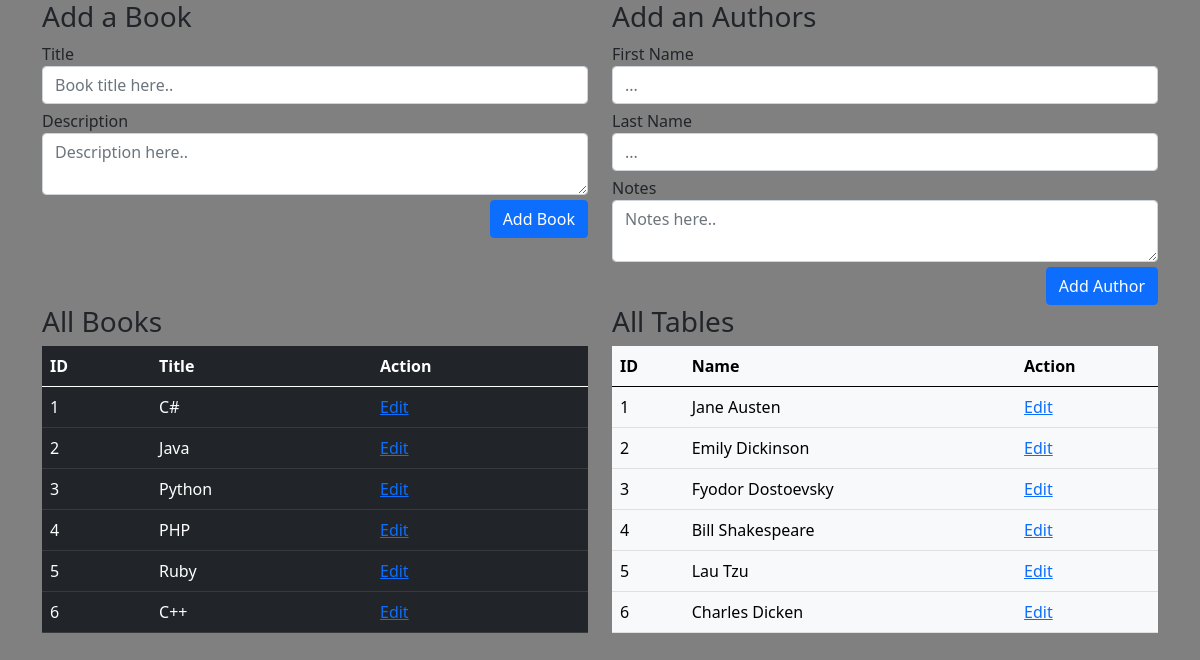
The page / on the database its author committed.
### books_authors_app/models.py (models this page shows, shortened)
class Book(models.Model):
    title = models.CharField(max_length=255)
    desc = models.TextField(null=True)
    created_at = models.DateTimeField(auto_now_add=True)
    updated_at = models.DateTimeField(auto_now=True)

class Author(models.Model):
    first_name = models.CharField(max_length=45)
    last_name = models.CharField(max_length=45)
    notes = models.TextField(null=True)
    created_at = models.DateTimeField(auto_now_add=True)
    updated_at = models.DateTimeField(auto_now=True)
    books = models.ManyToManyField(Book, related_name="authors")

### books_authors_app/views.py (the view)
# urls.py: path('',views.index),
def index(request):
    context={
        'all_Books': Book.objects.all(),
        'all_Authors': Author.objects.all()
    }
    return render(request,"index.html",context)

### books_authors_app/templates/index.html (shortened to what this page needs)
<!DOCTYPE html>
<html lang="en">
<head>
    <link href="https://cdn.jsdelivr.net/npm/bootstrap@5.0.1/dist/css/bootstrap.min.css" rel="stylesheet"
>
    {% load static %}
    <link rel="stylesheet" href="{% static 'style.css' %}">
</head>
<body>
    <div class="container">
        <div class="row">
            <div class="col-sm-6">
                <h3>Add a Book</h3>
                <form method="post" action="addBook">
                    <div class="form-group">
                        <label for="Title">Title</label>
                        <input type="text" class="form-control" name="title" placeholder="Book title here..">
                    </div>
                    <div class="form-group">
                        <label for="description">Description</label>
                        <textarea class="form-control" name="desc" placeholder="Description here.."></textarea>
                    </div>
                    <div class="form-group">
                        <button type="submit" class="btn btn-primary float-end">Add Book</button>
                    </div>
                </form>
            </div>
            <div class="col-sm-6">
                <h3>Add an Authors</h3>
                <form method="post" action="addAuthor">
                    <div class="form-group">
                        <label for="fname">First Name</label>
                        <input type="text" class="form-control" name="fname" placeholder="...">
                    </div>
                    <div class="form-group">
                        <label for="lname">Last Name</label>
                        <input type="text" class="form-control" name="lname" placeholder="...">
                    </div>
                    <div class="form-group">
                        <label for="description">Notes</label>
                        <textarea class="form-control" name="notes" placeholder="Notes here.."></textarea>
                    </div>
                    <div class="form-group">
                        <button type="submit" class="btn btn-primary float-end">Add Author</button>
                    </div>
                </form>
            </div>
        </div>
        <div class="row">
            <div class="col-sm-6">
                <h3>All Books</h3>
                <table class="table table-dark">
                    <thead>
                        <tr>
                            <th scope="col">ID</th>
                            <th scope="col">Title</th>
                            <th scope="col">Action</th>
                        </tr>
                    </thead>
                    <tbody>
                        {% for book in all_Books %}
                        <tr>
                            <td>{{book.id}}</td>
                            <td>{{book.title}}</td>
                            <td>
                                <a href="editBook/{{book.id}}">Edit</a>
                            </td>
                        </tr>
                        {% endfor %}
                    </tbody>
                </table>
            </div>
            <div class="col-sm-6">
                <h3>All Tables</h3>
                <table class="table table-light">
                    <thead>
                        <tr>
                            <th scope="col">ID</th>
                            <th scope="col">Name</th>
                            <th scope="col">Action</th>
                        </tr>
                    </thead>
                    <tbody>
                        {% for author in all_Authors %}
                        <tr>
                            <td>{{author.id}}</td>
                            <td>{{author.first_name}} {{author.last_name}}</td>
                            <td>
                                <a href="editAuthor/{{author.id}}">Edit</a>
                            </td>
                        </tr>
                        {% endfor %}
                    </tbody>
                </table>
            </div>
        </div>
    </div>
</body>
</html>

### books_authors_app/static/style.css (style rules this page uses)
body { background-color: grey; }
.form-group { padding-bottom: 5px; }

### rows shown on the page
Book: id "1", title "C#"
Book: id "2", title "Java"
Book: id "3", title "Python"
Book: id "4", title "PHP"
Book: id "5", title "Ruby"
Book: id "6", title "C++"
Author: id "1", first_name "Jane", last_name "Austen"
Author: id "2", first_name "Emily", last_name "Dickinson"
Author: id "3", first_name "Fyodor", last_name "Dostoevsky"
Author: id "4", first_name "Bill", last_name "Shakespeare"
Author: id "5", first_name "Lau", last_name "Tzu"
Author: id "6", first_name "Charles", last_name "Dicken"
